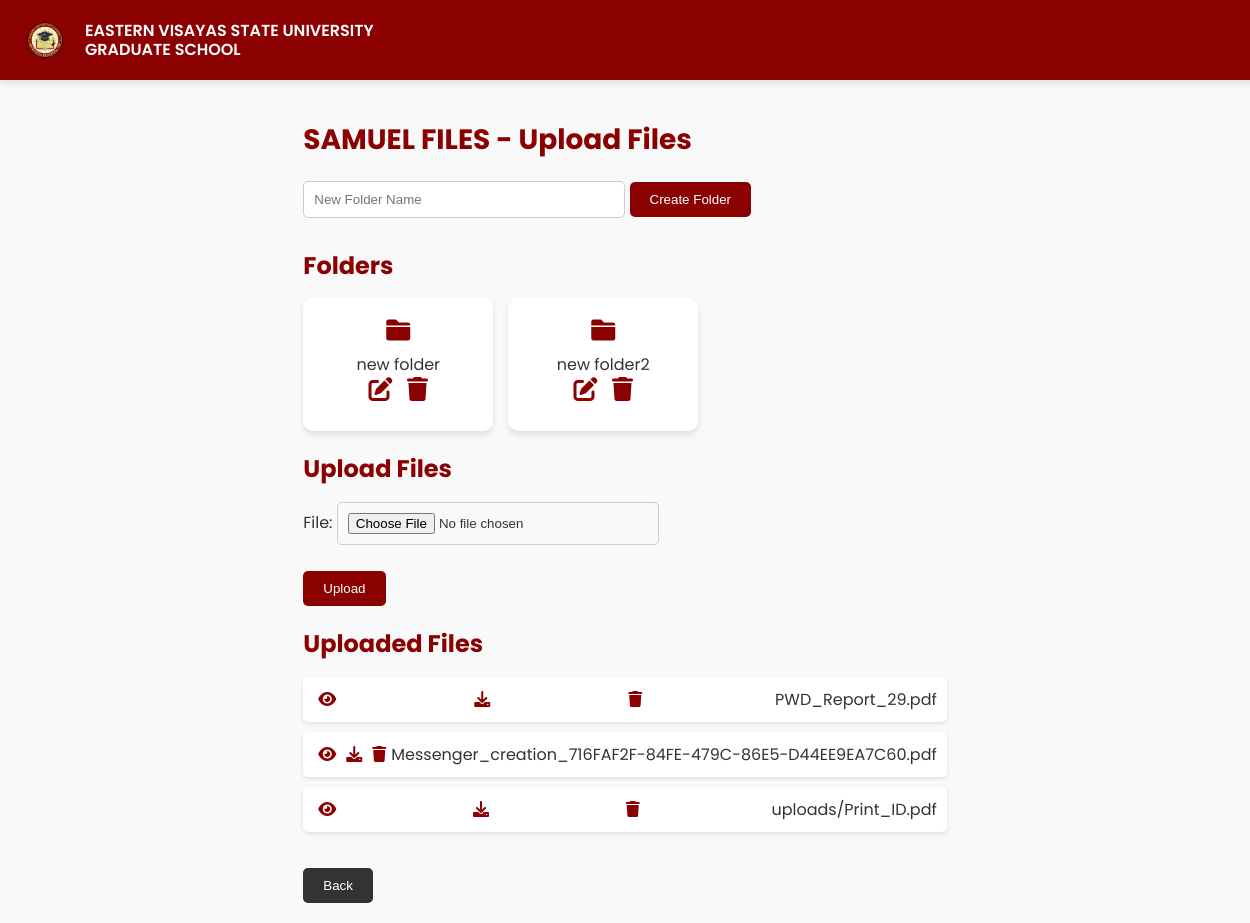
The app's page /files/upload/3/ with its own data.
### FileExp/models.py (models this page shows)
class Category(models.Model):
    name = models.CharField(max_length=255)
    is_archived = models.BooleanField(default=False)

class Folder(models.Model):
    name = models.CharField(max_length=255)
    category = models.ForeignKey(Category, related_name='folders', on_delete=models.CASCADE)
    parent = models.ForeignKey('self', null=True, blank=True, related_name='subfolders', on_delete=models.CASCADE)
    is_archived = models.BooleanField(default=False)

class File(models.Model):
    category = models.ForeignKey(Category, related_name='files', on_delete=models.CASCADE)
    folder = models.ForeignKey(Folder, related_name='files', null=True, blank=True, on_delete=models.CASCADE)
    file = models.FileField(upload_to='uploads/')
    is_archived = models.BooleanField(default=False)

### FileExp/views.py (the view)
# urls.py: path('upload/<int:category_id>/', upload_file, name='upload_file'),
def upload_file(request, category_id):
    category = get_object_or_404(Category, id=category_id)
    folders = category.folders.filter(parent__isnull=True,is_archived=False)  # Fetch top-level folders
    files = category.files.filter(folder__isnull=True,is_archived=False)  # Fetch files not in any folder
    if request.method == "POST":
        form = FileUploadForm(request.POST, request.FILES)
        if form.is_valid():
            file = form.save(commit=False)
            file.category = category
            file.save()
            messages.success(request, "File uploaded successfully!")
            return redirect('upload_file', category_id=category.id)
    else:
        form = FileUploadForm()
    return render(request, "upload_file.html", {"category": category, "folders": folders, "files": files, "form": form})

### FileExp/forms.py
class FileUploadForm(forms.ModelForm):
    class Meta:
        model = File
        fields = ["file"]

### templates/upload_file.html (shortened to what this page needs)
{% load static %}
<!DOCTYPE html>
<html lang="en">
<head>
    <link rel="stylesheet" href="https://cdnjs.cloudflare.com/ajax/libs/font-awesome/6.0.0-beta3/css/all.min.css">
</head>
<body>
    <div class="navbar">
        <img src="{% static 'images/GS_logo.png' %}" alt="GS Logo">
        <div class="university-text">
            EASTERN VISAYAS STATE UNIVERSITY <br> GRADUATE SCHOOL
        </div>
    </div>
    <div class="container">
        <h1>{{ category.name }} - Upload Files</h1>
        <form method="post" action="{% url 'create_folder' category.id %}">
            <input type="text" name="folder_name" placeholder="New Folder Name" required>
            <button type="submit" name="create_folder">Create Folder</button>
        </form>
        <h2>Folders</h2>
        <div class="folder-container">
            {% for folder in folders %}
                <div class="folder-card" onclick="window.location.href='{% url 'folder_detail' folder.id %}'">
                    <i class="fas fa-folder"></i><br>
                    {{ folder.name }}
                    <br>
                    <a href="#" onclick="editFolder({{ folder.id }}, '{{ folder.name }}'); event.stopPropagation();">
                        <i class="fas fa-edit"></i>
                    </a>
                    <a href="#" onclick="event.stopPropagation(); if(confirm('Are you sure you want to archive this folder?')) { document.getElementById('delete-folder-form-{{ folder.id }}').submit(); }">
                        <i class="fas fa-trash"></i>
                    </a>
                </div>
            {% empty %}
                <p>No folders yet.</p>
            {% endfor %}
        </div>
        <h2>Upload Files</h2>
        <form method="post" enctype="multipart/form-data">
            {{ form.as_p }}
            <button type="submit" name="upload_file">Upload</button>
        </form>
        <h2>Uploaded Files</h2>
        <ul class="file-list">
            {% for file in files %}
                <li>
                    <a href="{% url 'view_file' file.id %}" target="_blank"><i class="fas fa-eye"></i></a>
                    <a href="{{ file.file.url }}" download><i class="fas fa-download"></i></a>
                    <a href="#" onclick="if(confirm('Are you sure you want to archive this file?')) { document.getElementById('delete-file-form-{{ file.id }}').submit(); }">
                        <i class="fas fa-trash"></i>
                    </a>
                    <span>{{ file.file.name }}</span>
                </li>
            {% empty %}
                <p>No files uploaded yet.</p>
            {% endfor %}
        </ul>
        <button class="back-button" onclick="window.location.href='{% url 'category_list' %}'">Back</button>
    </div>
</body>
</html>

### templates/upload_file.html (style rules this page uses)
body { margin: 0; padding: 0; display: flex; flex-direction: column; font-family: 'Poppins', sans-serif; background-color: #f9f9f9; color: #333; }
.navbar { background-color: darkred; padding: 15px 20px; text-align: center; font-size: 18px; width: 100%; color: white; display: flex; align-items: center; justify-content: flex-start; position: relative; box-shadow: 0 4px 6px rgba(0, 0, 0, 0.1); }
.navbar img { height: 50px; margin-right: 15px; }
.navbar .university-text { text-align: left; font-size: 16px; font-weight: 600; line-height: 1.2; }
.container { padding: 20px; max-width: 1200px; margin: 0 auto; }
h1 { font-size: 28px; color: darkred; margin-bottom: 20px; }
h2 { font-size: 24px; color: darkred; margin-bottom: 15px; }
.folder-container { display: flex; gap: 15px; flex-wrap: wrap; margin-bottom: 20px; }
.folder-card { width: 150px; padding: 20px; text-align: center; background: #fff; border-radius: 10px; cursor: pointer; box-shadow: 0 4px 6px rgba(0, 0, 0, 0.1); transition: transform 0.2s, box-shadow 0.2s; }
.folder-card i { font-size: 24px; color: darkred; margin-bottom: 10px; }
.folder-card a { margin: 0 5px; color: darkred; text-decoration: none; }
.file-list { list-style: none; padding: 0; }
.file-list li { margin: 10px 0; padding: 10px; background: #fff; border-radius: 5px; box-shadow: 0 2px 4px rgba(0, 0, 0, 0.1); display: flex; align-items: center; justify-content: space-between; }
.file-list li a { margin: 0 5px; color: darkred; text-decoration: none; }
form { margin-bottom: 20px; }
input[type="text"], input[type="file"] { padding: 10px; border: 1px solid #ccc; border-radius: 5px; width: 100%; max-width: 300px; margin-bottom: 10px; }
button { padding: 10px 20px; background-color: darkred; color: white; border: none; border-radius: 5px; cursor: pointer; transition: background-color 0.2s; }
.back-button { margin-top: 20px; background-color: #333; }

### records on screen
Category: name "SAMUEL FILES"
Folder: name "new folder"
Folder: name "new folder2"
File: file.name "PWD_Report_29.pdf"
File: file.name "Messenger_creation_716FAF2F-84FE-479C-86E5-D44EE9EA7C60.pdf"
File: file.name "uploads/Print_ID.pdf"
